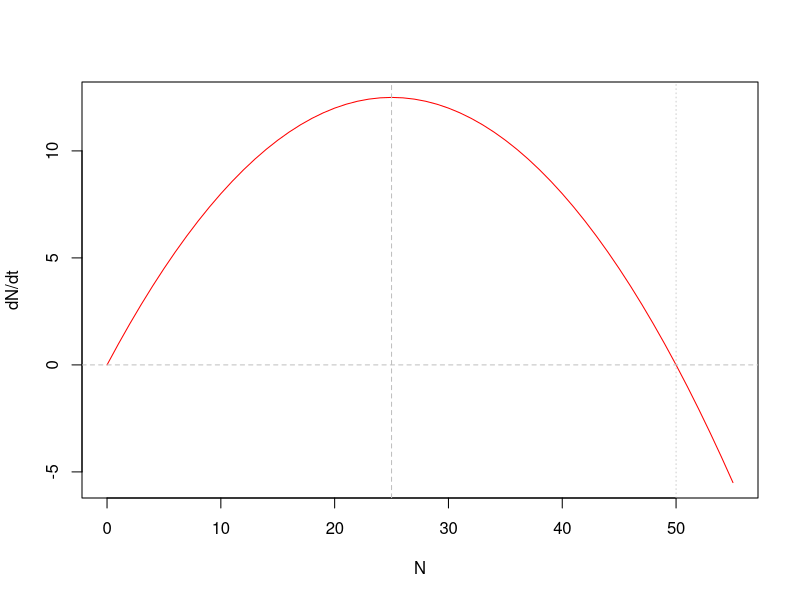

Reproduce this figure in R. (Note: this script raises an error after producing the figure.)
## ---- chunk 1
N <- 0:55
K <- 50
r <- 1
dN <- r*N - r*N^2/K
plot(N, dN, type = "l", col = "red", ylab = "dN/dt")
abline(h = 0, col = "grey", lty = 2)
abline(v = 25, col = "grey", lty = 2)
abline(v = 50, col = "grey", lty = 3, lwd = 0.75)
## ---- chunk 2
knitr::include_graphics("Unidad-IV/Puntos-equilibrio.png")
